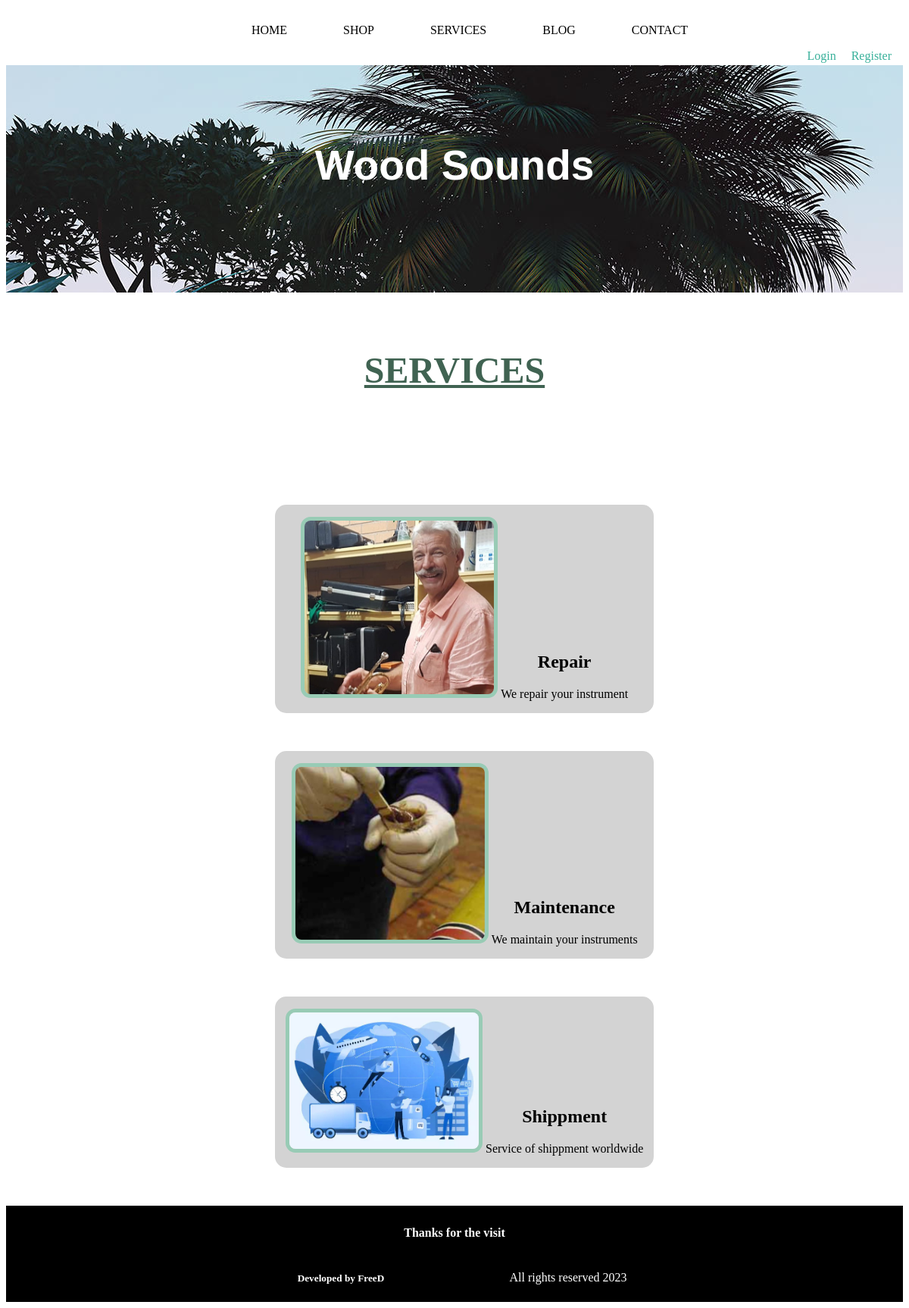
Page /services/ on the committed database.
### services/models.py (models this page shows, shortened)
class Service(models.Model):
    title=models.CharField(max_length=50)
    content=models.CharField(max_length=80)
    image=models.ImageField(upload_to='services')
    created=models.DateTimeField(auto_now_add=True)
    updated=models.DateTimeField(auto_now_add=True)
    class Meta:
        verbose_name='service'
        verbose_name_plural='services'

### services/views.py (the view)
# urls.py: path('services/', include(services.urls)),
def services(request):
    services = Service.objects.all()
    return render(request, "services/services.html", {"services": services})

### cart/context_processor.py (called while the page is built)
def cart_total_import(request):
    total = 0
    if request.user.is_authenticated:
        for key, value in request.session["cart"].items():
            total = total + float(value["price"])
    return {"cart_total_import": total}

### services/templates/services/services.html
{% extends "webapp/base.html" %}
{% load static %}
{% block content %}
<main>
    <h1 class="services_title">Services</h1>
    {% for service in services %}
    <div class="service_display">
       <div>
        <p><img src="{{service.image.url}}" alt="Service image" style="width: 250px; height: auto; border-radius: 13px; border: 5px solid rgb(152, 203, 181);"></p>
       </div>
       <div>
        <h2>{{service.title}}</h2>
        <p>{{service.content}}</p>
       </div>
    </div>
    {% endfor %}
</main>
{% endblock %}

### webapp/static/webapp/css/base.css (style rules this page uses)
.services_title { text-align: center; font-family: Cambria, Cochin, Georgia, Times, 'Times New Roman', serif; color: rgb(64, 99, 82); font-size: 48px; text-transform: uppercase; text-decoration: underline; margin-top: 75px; margin-bottom: 150px; }
.service_display { text-align: center; margin: 50px 0px; background-color: lightgray; border-radius: 15px; width: 500px; position: relative; left: 30%; }
.service_display div { display: inline-block; text-align: center; }

### rows in the picture
Service: image (picture), title "Repair", content "We repair your instrument"
Service: image (picture), title "Maintenance", content "We maintain your instruments"
Service: image (picture), title "Shippment", content "Service of shippment worldwide"
